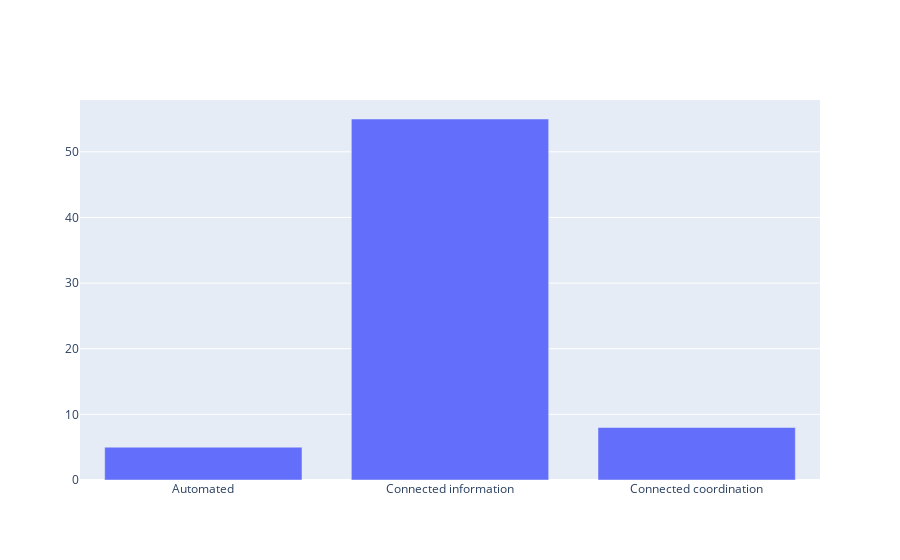

Source (notebook cell):
### Code cell
import plotly.graph_objects as go
fig = 
fig.show()

### Figure 1 — Plotly figure (JSON) as saved in the notebook; plotly's stock layout.template omitted (floating-point values rounded to 4 significant figures)
{"data": [{"type": "bar", "x": ["Automated", "Connected information", "Connected coordination"], "y": [5, 55, 8]}], "layout": {}}
